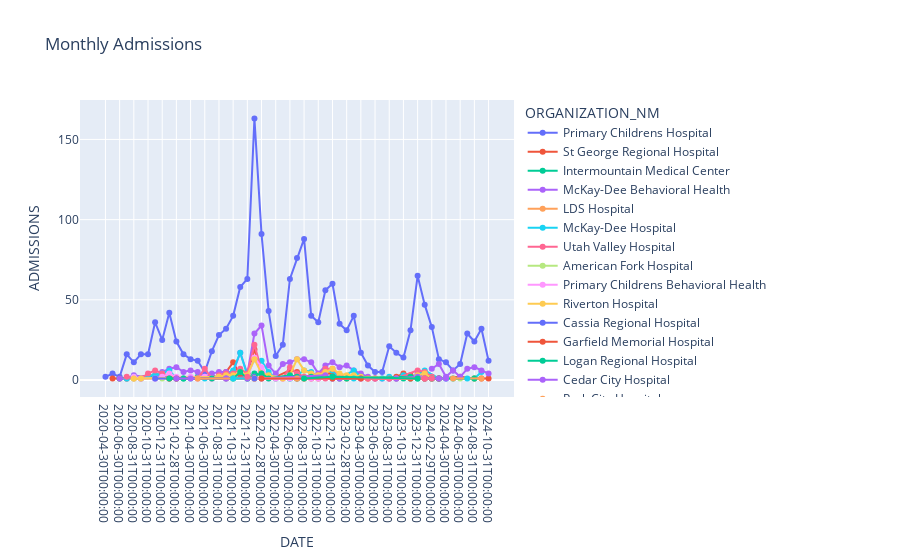

Source (notebook cell):
### Code cell
import plotly.express as px

fig = px.line(
    monthly_admissions,
    x='DATE',
    y='ADMISSIONS',
    color='ORGANIZATION_NM',
    line_group='CHILDRENS_HOSPITAL',
    markers=True,
    title="Monthly Admissions"
)
fig.update_xaxes(type='category')  # To keep month formatting readable
fig.show(renderer="vscode")

### Figure 1 — Plotly figure (JSON) as saved in the notebook; plotly's stock layout.template omitted (floating-point values rounded to 4 significant figures)
{"data": [{"hovertemplate": "ORGANIZATION_NM=Primary Childrens Hospital<br>CHILDRENS_HOSPITAL=1<br>DATE=%{x}<br>ADMISSIONS=%{y}<extra></extra>", "legendgroup": "Primary Childrens Hospital", "line": {"color": "#636efa", "dash": "solid"}, "marker": {"symbol": "circle"}, "mode": "lines+markers", "name": "Primary Childrens Hospital", "orientation": "v", "showlegend": true, "type": "scatter", "x": ["2020-04-30T00:00:00", "2020-05-31T00:00:00", "2020-06-30T00:00:00", "2020-07-31T00:00:00", "2020-08-31T00:00:00", "2020-09-30T00:00:00", "2020-10-31T00:00:00", "2020-11-30T00:00:00", "2020-12-31T00:00:00", "2021-01-31T00:00:00", "2021-02-28T00:00:00", "2021-03-31T00:00:00", "2021-04-30T00:00:00", "2021-05-31T00:00:00", "2021-06-30T00:00:00", "2021-07-31T00:00:00", "2021-08-31T00:00:00", "2021-09-30T00:00:00", "2021-10-31T00:00:00", "2021-11-30T00:00:00", "2021-12-31T00:00:00", "2022-01-31T00:00:00", "2022-02-28T00:00:00", "2022-03-31T00:00:00", "2022-04-30T00:00:00", "2022-05-31T00:00:00", "2022-06-30T00:00:00", "2022-07-31T00:00:00", "2022-08-31T00:00:00", "2022-09-30T00:00:00", "2022-10-31T00:00:00", "2022-11-30T00:00:00", "2022-12-31T00:00:00", "2023-01-31T00:00:00", "2023-02-28T00:00:00", "2023-03-31T00:00:00", "2023-04-30T00:00:00", "2023-05-31T00:00:00", "2023-06-30T00:00:00", "2023-07-31T00:00:00", "2023-08-31T00:00:00", "2023-09-30T00:00:00", "2023-10-31T00:00:00", "2023-11-30T00:00:00", "2023-12-31T00:00:00", "2024-01-31T00:00:00", "2024-02-29T00:00:00", "2024-03-31T00:00:00", "2024-04-30T00:00:00", "2024-05-31T00:00:00", "2024-06-30T00:00:00", "2024-07-31T00:00:00", "2024-08-31T00:00:00", "2024-09-30T00:00:00", "2024-10-31T00:00:00"], "xaxis": "x", "y": [2, 4, 2, 16, 11, 16, 16, 36, 25, 42, 24, 16, 13, 12, 5, 18, 28, 32, 40, 58, 63, 163, 91, 43, 15, 22, 63, 76, 88, 40, 36, 56, 60, 35, 31, 40, 17, 9, 5, 5, 21, 17, 14, 31, 65, 47, 33, 13, 11, 6, 10, 29, 24, 32, 12], "yaxis": "y"}, {"hovertemplate": "ORGANIZATION_NM=St George Regional Hospital<br>CHILDRENS_HOSPITAL=0<br>DATE=%{x}<br>ADMISSIONS=%{y}<extra></extra>", "legendgroup": "St George Regional Hospital", "line": {"color": "#EF553B", "dash": "solid"}, "marker": {"symbol": "circle"}, "mode": "lines+markers", "name": "St George Regional Hospital", "orientation": "v", "showlegend": true, "type": "scatter", "x": ["2020-05-31T00:00:00", "2020-06-30T00:00:00", "2020-11-30T00:00:00", "2020-12-31T00:00:00", "2021-01-31T00:00:00", "2021-07-31T00:00:00", "2021-08-31T00:00:00", "2021-09-30T00:00:00", "2021-10-31T00:00:00", "2021-11-30T00:00:00", "2021-12-31T00:00:00", "2022-01-31T00:00:00", "2022-02-28T00:00:00", "2022-03-31T00:00:00", "2022-04-30T00:00:00", "2022-06-30T00:00:00", "2022-07-31T00:00:00", "2022-08-31T00:00:00", "2022-09-30T00:00:00", "2022-10-31T00:00:00", "2022-11-30T00:00:00", "2022-12-31T00:00:00", "2023-01-31T00:00:00", "2023-05-31T00:00:00", "2023-06-30T00:00:00", "2023-08-31T00:00:00", "2023-09-30T00:00:00", "2023-10-31T00:00:00", "2023-11-30T00:00:00", "2023-12-31T00:00:00", "2024-01-31T00:00:00", "2024-02-29T00:00:00", "2024-03-31T00:00:00", "2024-06-30T00:00:00", "2024-08-31T00:00:00", "2024-09-30T00:00:00", "2024-10-31T00:00:00"], "xaxis": "x", "y": [1, 1, 3, 4, 1, 2, 2, 5, 11, 3, 4, 19, 5, 2, 2, 6, 5, 1, 1, 1, 4, 4, 1, 1, 1, 1, 2, 4, 3, 2, 1, 2, 1, 2, 1, 1, 1], "yaxis": "y"}, {"hovertemplate": "ORGANIZATION_NM=Intermountain Medical Center<br>CHILDRENS_HOSPITAL=0<br>DATE=%{x}<br>ADMISSIONS=%{y}<extra></extra>", "legendgroup": "Intermountain Medical Center", "line": {"color": "#00cc96", "dash": "solid"}, "marker": {"symbol": "circle"}, "mode": "lines+markers", "name": "Intermountain Medical Center", "orientation": "v", "showlegend": true, "type": "scatter", "x": ["2020-06-30T00:00:00", "2020-07-31T00:00:00", "2020-12-31T00:00:00", "2021-02-28T00:00:00", "2021-03-31T00:00:00", "2021-05-31T00:00:00", "2021-08-31T00:00:00", "2021-12-31T00:00:00", "2022-01-31T00:00:00", "2022-06-30T00:00:00", "2022-07-31T00:00:00", "2022-12-31T00:00:00", "2023-10-31T00:00:00", "2023-11-30T00:00:00", "2024-02-29T00:00:00", "2024-03-31T00:00:00"], "xaxis": "x", "y": [1, 1, 2, 1, 1, 2, 2, 1, 4, 1, 1, 1, 1, 1, 1, 1], "yaxis": "y"}, {"hovertemplate": "ORGANIZATION_NM=McKay-Dee Behavioral Health<br>CHILDRENS_HOSPITAL=0<br>DATE=%{x}<br>ADMISSIONS=%{y}<extra></extra>", "legendgroup": "McKay-Dee Behavioral Health", "line": {"color": "#ab63fa", "dash": "solid"}, "marker": {"symbol": "circle"}, "mode": "lines+markers", "name": "McKay-Dee Behavioral Health", "orientation": "v", "showlegend": true, "type": "scatter", "x": ["2020-06-30T00:00:00", "2020-07-31T00:00:00", "2020-08-31T00:00:00", "2020-11-30T00:00:00", "2020-12-31T00:00:00", "2021-01-31T00:00:00", "2021-02-28T00:00:00", "2021-03-31T00:00:00", "2021-04-30T00:00:00", "2021-05-31T00:00:00", "2021-06-30T00:00:00", "2021-07-31T00:00:00", "2021-08-31T00:00:00", "2021-09-30T00:00:00", "2021-10-31T00:00:00", "2021-11-30T00:00:00", "2021-12-31T00:00:00", "2022-01-31T00:00:00", "2022-02-28T00:00:00", "2022-03-31T00:00:00", "2022-04-30T00:00:00", "2022-05-31T00:00:00", "2022-06-30T00:00:00", "2022-07-31T00:00:00", "2022-08-31T00:00:00", "2022-09-30T00:00:00", "2022-10-31T00:00:00", "2022-11-30T00:00:00", "2022-12-31T00:00:00", "2023-01-31T00:00:00", "2023-02-28T00:00:00", "2023-03-31T00:00:00", "2023-04-30T00:00:00", "2023-05-31T00:00:00", "2023-06-30T00:00:00", "2023-07-31T00:00:00", "2023-08-31T00:00:00", "2023-09-30T00:00:00", "2023-11-30T00:00:00", "2023-12-31T00:00:00", "2024-01-31T00:00:00", "2024-02-29T00:00:00", "2024-04-30T00:00:00"], "xaxis": "x", "y": [1, 1, 3, 1, 5, 7, 8, 5, 6, 5, 2, 4, 5, 5, 5, 17, 4, 29, 34, 9, 4, 10, 11, 13, 13, 11, 4, 9, 11, 8, 9, 6, 4, 2, 1, 1, 1, 1, 1, 4, 2, 1, 1], "yaxis": "y"}, {"hovertemplate": "ORGANIZATION_NM=LDS Hospital<br>CHILDRENS_HOSPITAL=0<br>DATE=%{x}<br>ADMISSIONS=%{y}<extra></extra>", "legendgroup": "LDS Hospital", "line": {"color": "#FFA15A", "dash": "solid"}, "marker": {"symbol": "circle"}, "mode": "lines+markers", "name": "LDS Hospital", "orientation": "v", "showlegend": true, "type": "scatter", "x": ["2020-07-31T00:00:00", "2021-09-30T00:00:00", "2022-01-31T00:00:00", "2022-02-28T00:00:00", "2022-04-30T00:00:00", "2023-05-31T00:00:00", "2024-02-29T00:00:00"], "xaxis": "x", "y": [1, 1, 2, 1, 1, 1, 1], "yaxis": "y"}, {"hovertemplate": "ORGANIZATION_NM=McKay-Dee Hospital<br>CHILDRENS_HOSPITAL=0<br>DATE=%{x}<br>ADMISSIONS=%{y}<extra></extra>", "legendgroup": "McKay-Dee Hospital", "line": {"color": "#19d3f3", "dash": "solid"}, "marker": {"symbol": "circle"}, "mode": "lines+markers", "name": "McKay-Dee Hospital", "orientation": "v", "showlegend": true, "type": "scatter", "x": ["2020-07-31T00:00:00", "2020-08-31T00:00:00", "2020-09-30T00:00:00", "2020-10-31T00:00:00", "2020-11-30T00:00:00", "2020-12-31T00:00:00", "2021-01-31T00:00:00", "2021-02-28T00:00:00", "2021-04-30T00:00:00", "2021-06-30T00:00:00", "2021-08-31T00:00:00", "2021-09-30T00:00:00", "2021-10-31T00:00:00", "2021-11-30T00:00:00", "2021-12-31T00:00:00", "2022-01-31T00:00:00", "2022-02-28T00:00:00", "2022-03-31T00:00:00", "2022-04-30T00:00:00", "2022-06-30T00:00:00", "2022-07-31T00:00:00", "2022-08-31T00:00:00", "2022-09-30T00:00:00", "2022-10-31T00:00:00", "2022-11-30T00:00:00", "2022-12-31T00:00:00", "2023-01-31T00:00:00", "2023-03-31T00:00:00", "2023-04-30T00:00:00", "2023-07-31T00:00:00", "2023-08-31T00:00:00", "2023-09-30T00:00:00", "2023-10-31T00:00:00", "2023-11-30T00:00:00", "2023-12-31T00:00:00", "2024-01-31T00:00:00", "2024-03-31T00:00:00", "2024-04-30T00:00:00", "2024-08-31T00:00:00", "2024-09-30T00:00:00"], "xaxis": "x", "y": [1, 2, 1, 3, 3, 4, 6, 1, 1, 1, 2, 3, 6, 17, 3, 13, 12, 5, 1, 1, 3, 6, 5, 2, 6, 6, 1, 6, 2, 1, 2, 1, 3, 1, 3, 6, 1, 1, 1, 5], "yaxis": "y"}, {"hovertemplate": "ORGANIZATION_NM=Utah Valley Hospital<br>CHILDRENS_HOSPITAL=0<br>DATE=%{x}<br>ADMISSIONS=%{y}<extra></extra>", "legendgroup": "Utah Valley Hospital", "line": {"color": "#FF6692", "dash": "solid"}, "marker": {"symbol": "circle"}, "mode": "lines+markers", "name": "Utah Valley Hospital", "orientation": "v", "showlegend": true, "type": "scatter", "x": ["2020-07-31T00:00:00", "2020-08-31T00:00:00", "2020-09-30T00:00:00", "2020-10-31T00:00:00", "2020-11-30T00:00:00", "2020-12-31T00:00:00", "2021-01-31T00:00:00", "2021-02-28T00:00:00", "2021-05-31T00:00:00", "2021-06-30T00:00:00", "2021-07-31T00:00:00", "2021-08-31T00:00:00", "2021-09-30T00:00:00", "2021-10-31T00:00:00", "2021-11-30T00:00:00", "2021-12-31T00:00:00", "2022-01-31T00:00:00", "2022-02-28T00:00:00", "2022-03-31T00:00:00", "2022-05-31T00:00:00", "2022-06-30T00:00:00", "2022-07-31T00:00:00", "2022-08-31T00:00:00", "2022-09-30T00:00:00", "2022-10-31T00:00:00", "2022-11-30T00:00:00", "2022-12-31T00:00:00", "2023-01-31T00:00:00", "2023-02-28T00:00:00", "2023-03-31T00:00:00", "2023-04-30T00:00:00", "2023-05-31T00:00:00", "2023-06-30T00:00:00", "2023-08-31T00:00:00", "2023-09-30T00:00:00", "2023-12-31T00:00:00", "2024-01-31T00:00:00", "2024-02-29T00:00:00"], "xaxis": "x", "y": [2, 1, 1, 4, 6, 4, 2, 1, 1, 7, 1, 3, 4, 4, 7, 4, 22, 6, 2, 1, 8, 4, 2, 3, 3, 7, 7, 3, 1, 2, 1, 1, 1, 1, 1, 6, 5, 2], "yaxis": "y"}, {"hovertemplate": "ORGANIZATION_NM=American Fork Hospital<br>CHILDRENS_HOSPITAL=0<br>DATE=%{x}<br>ADMISSIONS=%{y}<extra></extra>", "legendgroup": "American Fork Hospital", "line": {"color": "#B6E880", "dash": "solid"}, "marker": {"symbol": "circle"}, "mode": "lines+markers", "name": "American Fork Hospital", "orientation": "v", "showlegend": true, "type": "scatter", "x": ["2020-08-31T00:00:00", "2020-12-31T00:00:00", "2021-10-31T00:00:00", "2023-02-28T00:00:00", "2024-06-30T00:00:00"], "xaxis": "x", "y": [1, 1, 1, 1, 1], "yaxis": "y"}, {"hovertemplate": "ORGANIZATION_NM=Primary Childrens Behavioral Health<br>CHILDRENS_HOSPITAL=0<br>DATE=%{x}<br>ADMISSIONS=%{y}<extra></extra>", "legendgroup": "Primary Childrens Behavioral Health", "line": {"color": "#FF97FF", "dash": "solid"}, "marker": {"symbol": "circle"}, "mode": "lines+markers", "name": "Primary Childrens Behavioral Health", "orientation": "v", "showlegend": true, "type": "scatter", "x": ["2020-08-31T00:00:00", "2020-09-30T00:00:00", "2020-11-30T00:00:00", "2020-12-31T00:00:00", "2021-01-31T00:00:00", "2021-02-28T00:00:00", "2021-04-30T00:00:00", "2021-06-30T00:00:00", "2021-07-31T00:00:00", "2021-08-31T00:00:00", "2021-12-31T00:00:00", "2022-01-31T00:00:00", "2022-02-28T00:00:00", "2022-03-31T00:00:00", "2022-04-30T00:00:00", "2022-05-31T00:00:00", "2022-06-30T00:00:00", "2022-09-30T00:00:00", "2022-10-31T00:00:00"], "xaxis": "x", "y": [2, 1, 1, 2, 4, 2, 2, 2, 1, 2, 1, 14, 8, 1, 1, 1, 1, 1, 1], "yaxis": "y"}, {"hovertemplate": "ORGANIZATION_NM=Riverton Hospital<br>CHILDRENS_HOSPITAL=0<br>DATE=%{x}<br>ADMISSIONS=%{y}<extra></extra>", "legendgroup": "Riverton Hospital", "line": {"color": "#FECB52", "dash": "solid"}, "marker": {"symbol": "circle"}, "mode": "lines+markers", "name": "Riverton Hospital", "orientation": "v", "showlegend": true, "type": "scatter", "x": ["2020-08-31T00:00:00", "2020-09-30T00:00:00", "2021-08-31T00:00:00", "2021-09-30T00:00:00", "2021-10-31T00:00:00", "2021-11-30T00:00:00", "2021-12-31T00:00:00", "2022-01-31T00:00:00", "2022-02-28T00:00:00", "2022-03-31T00:00:00", "2022-05-31T00:00:00", "2022-06-30T00:00:00", "2022-07-31T00:00:00", "2022-08-31T00:00:00", "2022-09-30T00:00:00", "2022-10-31T00:00:00", "2022-11-30T00:00:00", "2022-12-31T00:00:00", "2023-01-31T00:00:00", "2023-02-28T00:00:00", "2023-03-31T00:00:00", "2023-04-30T00:00:00", "2023-11-30T00:00:00", "2023-12-31T00:00:00", "2024-01-31T00:00:00", "2024-02-29T00:00:00", "2024-08-31T00:00:00"], "xaxis": "x", "y": [1, 1, 2, 3, 3, 5, 3, 13, 4, 3, 1, 3, 13, 6, 4, 3, 5, 7, 4, 3, 3, 2, 1, 3, 4, 1, 1], "yaxis": "y"}, {"hovertemplate": "ORGANIZATION_NM=Cassia Regional Hospital<br>CHILDRENS_HOSPITAL=0<br>DATE=%{x}<br>ADMISSIONS=%{y}<extra></extra>", "legendgroup": "Cassia Regional Hospital", "line": {"color": "#636efa", "dash": "solid"}, "marker": {"symbol": "circle"}, "mode": "lines+markers", "name": "Cassia Regional Hospital", "orientation": "v", "showlegend": true, "type": "scatter", "x": ["2020-11-30T00:00:00", "2021-09-30T00:00:00", "2022-01-31T00:00:00"], "xaxis": "x", "y": [1, 1, 2], "yaxis": "y"}, {"hovertemplate": "ORGANIZATION_NM=Garfield Memorial Hospital<br>CHILDRENS_HOSPITAL=0<br>DATE=%{x}<br>ADMISSIONS=%{y}<extra></extra>", "legendgroup": "Garfield Memorial Hospital", "line": {"color": "#EF553B", "dash": "solid"}, "marker": {"symbol": "circle"}, "mode": "lines+markers", "name": "Garfield Memorial Hospital", "orientation": "v", "showlegend": true, "type": "scatter", "x": ["2021-01-31T00:00:00", "2021-02-28T00:00:00", "2022-01-31T00:00:00", "2022-07-31T00:00:00", "2023-11-30T00:00:00", "2024-01-31T00:00:00", "2024-03-31T00:00:00"], "xaxis": "x", "y": [1, 1, 1, 1, 1, 1, 1], "yaxis": "y"}, {"hovertemplate": "ORGANIZATION_NM=Logan Regional Hospital<br>CHILDRENS_HOSPITAL=0<br>DATE=%{x}<br>ADMISSIONS=%{y}<extra></extra>", "legendgroup": "Logan Regional Hospital", "line": {"color": "#00cc96", "dash": "solid"}, "marker": {"symbol": "circle"}, "mode": "lines+markers", "name": "Logan Regional Hospital", "orientation": "v", "showlegend": true, "type": "scatter", "x": ["2021-01-31T00:00:00", "2021-03-31T00:00:00", "2021-07-31T00:00:00", "2021-10-31T00:00:00", "2021-11-30T00:00:00", "2021-12-31T00:00:00", "2022-02-28T00:00:00", "2022-03-31T00:00:00", "2022-06-30T00:00:00", "2022-07-31T00:00:00", "2022-09-30T00:00:00", "2022-12-31T00:00:00", "2023-02-28T00:00:00", "2023-11-30T00:00:00", "2023-12-31T00:00:00", "2024-01-31T00:00:00", "2024-02-29T00:00:00", "2024-05-31T00:00:00", "2024-08-31T00:00:00"], "xaxis": "x", "y": [1, 1, 1, 1, 5, 1, 4, 1, 3, 2, 2, 2, 1, 2, 1, 1, 1, 1, 1], "yaxis": "y"}, {"hovertemplate": "ORGANIZATION_NM=Cedar City Hospital<br>CHILDRENS_HOSPITAL=0<br>DATE=%{x}<br>ADMISSIONS=%{y}<extra></extra>", "legendgroup": "Cedar City Hospital", "line": {"color": "#ab63fa", "dash": "solid"}, "marker": {"symbol": "circle"}, "mode": "lines+markers", "name": "Cedar City Hospital", "orientation": "v", "showlegend": true, "type": "scatter", "x": ["2021-02-28T00:00:00", "2021-04-30T00:00:00", "2021-09-30T00:00:00", "2021-12-31T00:00:00", "2022-02-28T00:00:00", "2022-11-30T00:00:00", "2022-12-31T00:00:00", "2023-01-31T00:00:00", "2023-04-30T00:00:00", "2023-09-30T00:00:00", "2023-12-31T00:00:00", "2024-01-31T00:00:00", "2024-03-31T00:00:00", "2024-04-30T00:00:00"], "xaxis": "x", "y": [1, 1, 1, 1, 1, 3, 1, 1, 1, 1, 2, 1, 1, 1], "yaxis": "y"}, {"hovertemplate": "ORGANIZATION_NM=Park City Hospital<br>CHILDRENS_HOSPITAL=0<br>DATE=%{x}<br>ADMISSIONS=%{y}<extra></extra>", "legendgroup": "Park City Hospital", "line": {"color": "#FFA15A", "dash": "solid"}, "marker": {"symbol": "circle"}, "mode": "lines+markers", "name": "Park City Hospital", "orientation": "v", "showlegend": true, "type": "scatter", "x": ["2021-05-31T00:00:00", "2022-01-31T00:00:00", "2022-07-31T00:00:00", "2022-08-31T00:00:00", "2024-01-31T00:00:00"], "xaxis": "x", "y": [1, 1, 1, 1, 1], "yaxis": "y"}, {"hovertemplate": "ORGANIZATION_NM=Sanpete Valley Hospital<br>CHILDRENS_HOSPITAL=0<br>DATE=%{x}<br>ADMISSIONS=%{y}<extra></extra>", "legendgroup": "Sanpete Valley Hospital", "line": {"color": "#19d3f3", "dash": "solid"}, "marker": {"symbol": "circle"}, "mode": "lines+markers", "name": "Sanpete Valley Hospital", "orientation": "v", "showlegend": true, "type": "scatter", "x": ["2021-10-31T00:00:00", "2022-12-31T00:00:00", "2023-03-31T00:00:00"], "xaxis": "x", "y": [1, 1, 1], "yaxis": "y"}, {"hovertemplate": "ORGANIZATION_NM=Bear River Valley Hospital<br>CHILDRENS_HOSPITAL=0<br>DATE=%{x}<br>ADMISSIONS=%{y}<extra></extra>", "legendgroup": "Bear River Valley Hospital", "line": {"color": "#FF6692", "dash": "solid"}, "marker": {"symbol": "circle"}, "mode": "lines+markers", "name": "Bear River Valley Hospital", "orientation": "v", "showlegend": true, "type": "scatter", "x": ["2021-12-31T00:00:00", "2022-01-31T00:00:00", "2022-11-30T00:00:00", "2022-12-31T00:00:00", "2024-01-31T00:00:00", "2024-02-29T00:00:00"], "xaxis": "x", "y": [2, 1, 1, 1, 1, 1], "yaxis": "y"}, {"hovertemplate": "ORGANIZATION_NM=Alta View Hospital<br>CHILDRENS_HOSPITAL=0<br>DATE=%{x}<br>ADMISSIONS=%{y}<extra></extra>", "legendgroup": "Alta View Hospital", "line": {"color": "#B6E880", "dash": "solid"}, "marker": {"symbol": "circle"}, "mode": "lines+markers", "name": "Alta View Hospital", "orientation": "v", "showlegend": true, "type": "scatter", "x": ["2022-01-31T00:00:00"], "xaxis": "x", "y": [1], "yaxis": "y"}, {"hovertemplate": "ORGANIZATION_NM=Delta Community Hospital<br>CHILDRENS_HOSPITAL=0<br>DATE=%{x}<br>ADMISSIONS=%{y}<extra></extra>", "legendgroup": "Delta Community Hospital", "line": {"color": "#FF97FF", "dash": "solid"}, "marker": {"symbol": "circle"}, "mode": "lines+markers", "name": "Delta Community Hospital", "orientation": "v", "showlegend": true, "type": "scatter", "x": ["2022-01-31T00:00:00", "2022-12-31T00:00:00"], "xaxis": "x", "y": [1, 1], "yaxis": "y"}, {"hovertemplate": "ORGANIZATION_NM=Layton Hospital<br>CHILDRENS_HOSPITAL=0<br>DATE=%{x}<br>ADMISSIONS=%{y}<extra></extra>", "legendgroup": "Layton Hospital", "line": {"color": "#FECB52", "dash": "solid"}, "marker": {"symbol": "circle"}, "mode": "lines+markers", "name": "Layton Hospital", "orientation": "v", "showlegend": true, "type": "scatter", "x": ["2022-01-31T00:00:00"], "xaxis": "x", "y": [1], "yaxis": "y"}, {"hovertemplate": "ORGANIZATION_NM=Spanish Fork Hospital<br>CHILDRENS_HOSPITAL=0<br>DATE=%{x}<br>ADMISSIONS=%{y}<extra></extra>", "legendgroup": "Spanish Fork Hospital", "line": {"color": "#636efa", "dash": "solid"}, "marker": {"symbol": "circle"}, "mode": "lines+markers", "name": "Spanish Fork Hospital", "orientation": "v", "showlegend": true, "type": "scatter", "x": ["2022-01-31T00:00:00"], "xaxis": "x", "y": [1], "yaxis": "y"}, {"hovertemplate": "ORGANIZATION_NM=Sevier Valley Hospital<br>CHILDRENS_HOSPITAL=0<br>DATE=%{x}<br>ADMISSIONS=%{y}<extra></extra>", "legendgroup": "Sevier Valley Hospital", "line": {"color": "#EF553B", "dash": "solid"}, "marker": {"symbol": "circle"}, "mode": "lines+markers", "name": "Sevier Valley Hospital", "orientation": "v", "showlegend": true, "type": "scatter", "x": ["2022-02-28T00:00:00", "2022-12-31T00:00:00", "2023-04-30T00:00:00"], "xaxis": "x", "y": [1, 1, 1], "yaxis": "y"}, {"hovertemplate": "ORGANIZATION_NM=Fillmore Community Hospital<br>CHILDRENS_HOSPITAL=0<br>DATE=%{x}<br>ADMISSIONS=%{y}<extra></extra>", "legendgroup": "Fillmore Community Hospital", "line": {"color": "#00cc96", "dash": "solid"}, "marker": {"symbol": "circle"}, "mode": "lines+markers", "name": "Fillmore Community Hospital", "orientation": "v", "showlegend": true, "type": "scatter", "x": ["2022-08-31T00:00:00", "2022-12-31T00:00:00", "2023-12-31T00:00:00"], "xaxis": "x", "y": [1, 2, 1], "yaxis": "y"}, {"hovertemplate": "ORGANIZATION_NM=Primary Childrens Hospital Lehi - Miller Campus<br>CHILDRENS_HOSPITAL=1<br>DATE=%{x}<br>ADMISSIONS=%{y}<extra></extra>", "legendgroup": "Primary Childrens Hospital Lehi - Miller Campus", "line": {"color": "#ab63fa", "dash": "solid"}, "marker": {"symbol": "circle"}, "mode": "lines+markers", "name": "Primary Childrens Hospital Lehi - Miller Campus", "orientation": "v", "showlegend": true, "type": "scatter", "x": ["2024-02-29T00:00:00", "2024-03-31T00:00:00", "2024-04-30T00:00:00", "2024-05-31T00:00:00", "2024-06-30T00:00:00", "2024-07-31T00:00:00", "2024-08-31T00:00:00", "2024-09-30T00:00:00", "2024-10-31T00:00:00"], "xaxis": "x", "y": [7, 10, 2, 6, 2, 7, 8, 6, 4], "yaxis": "y"}, {"hovertemplate": "ORGANIZATION_NM=Heber Valley Hospital<br>CHILDRENS_HOSPITAL=0<br>DATE=%{x}<br>ADMISSIONS=%{y}<extra></extra>", "legendgroup": "Heber Valley Hospital", "line": {"color": "#FFA15A", "dash": "solid"}, "marker": {"symbol": "circle"}, "mode": "lines+markers", "name": "Heber Valley Hospital", "orientation": "v", "showlegend": true, "type": "scatter", "x": ["2024-05-31T00:00:00", "2024-09-30T00:00:00"], "xaxis": "x", "y": [1, 1], "yaxis": "y"}, {"hovertemplate": "ORGANIZATION_NM=Primary Childrens Lehi Behavioral Health - Miller Campus<br>CHILDRENS_HOSPITAL=0<br>DATE=%{x}<br>ADMISSIONS=%{y}<extra></extra>", "legendgroup": "Primary Childrens Lehi Behavioral Health - Miller Campus", "line": {"color": "#19d3f3", "dash": "solid"}, "marker": {"symbol": "circle"}, "mode": "lines+markers", "name": "Primary Childrens Lehi Behavioral Health - Miller Campus", "orientation": "v", "showlegend": true, "type": "scatter", "x": ["2024-07-31T00:00:00"], "xaxis": "x", "y": [1], "yaxis": "y"}], "layout": {"legend": {"title": {"text": "ORGANIZATION_NM"}, "tracegroupgap": 0}, "title": {"text": "Monthly Admissions"}, "xaxis": {"anchor": "y", "domain": [0, 1], "title": {"text": "DATE"}, "type": "category"}, "yaxis": {"anchor": "x", "domain": [0, 1], "title": {"text": "ADMISSIONS"}}}}
